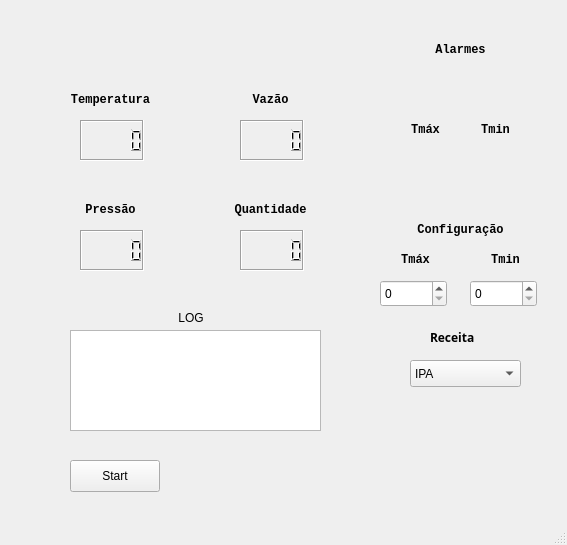
<?xml version="1.0" encoding="UTF-8"?>
<ui version="4.0">
 <class>MainWindow</class>
 <widget class="QMainWindow" name="MainWindow">
  <property name="geometry">
   <rect>
    <x>0</x>
    <y>0</y>
    <width>567</width>
    <height>545</height>
   </rect>
  </property>
  <property name="windowTitle">
   <string>EasyBrewing</string>
  </property>
  <widget class="QWidget" name="centralwidget">
   <widget class="QPushButton" name="startb">
    <property name="geometry">
     <rect>
      <x>70</x>
      <y>460</y>
      <width>90</width>
      <height>32</height>
     </rect>
    </property>
    <property name="text">
     <string>Start</string>
    </property>
   </widget>
   <widget class="QLCDNumber" name="temp">
    <property name="geometry">
     <rect>
      <x>80</x>
      <y>120</y>
      <width>64</width>
      <height>41</height>
     </rect>
    </property>
    <property name="autoFillBackground">
     <bool>false</bool>
    </property>
    <property name="frameShape">
     <enum>QFrame::Box</enum>
    </property>
    <property name="frameShadow">
     <enum>QFrame::Sunken</enum>
    </property>
   </widget>
   <widget class="QLabel" name="label">
    <property name="geometry">
     <rect>
      <x>60</x>
      <y>90</y>
      <width>101</width>
      <height>20</height>
     </rect>
    </property>
    <property name="font">
     <font>
      <family>Liberation Mono</family>
      <weight>75</weight>
      <bold>true</bold>
     </font>
    </property>
    <property name="text">
     <string>Temperatura</string>
    </property>
    <property name="alignment">
     <set>Qt::AlignCenter</set>
    </property>
   </widget>
   <widget class="QLCDNumber" name="pressure">
    <property name="geometry">
     <rect>
      <x>80</x>
      <y>230</y>
      <width>64</width>
      <height>41</height>
     </rect>
    </property>
    <property name="frameShadow">
     <enum>QFrame::Sunken</enum>
    </property>
   </widget>
   <widget class="QLabel" name="label_2">
    <property name="geometry">
     <rect>
      <x>60</x>
      <y>200</y>
      <width>101</width>
      <height>20</height>
     </rect>
    </property>
    <property name="font">
     <font>
      <family>Liberation Mono</family>
      <weight>75</weight>
      <bold>true</bold>
     </font>
    </property>
    <property name="text">
     <string>Pressão</string>
    </property>
    <property name="alignment">
     <set>Qt::AlignCenter</set>
    </property>
   </widget>
   <widget class="QLCDNumber" name="flow">
    <property name="geometry">
     <rect>
      <x>240</x>
      <y>120</y>
      <width>64</width>
      <height>41</height>
     </rect>
    </property>
    <property name="frameShadow">
     <enum>QFrame::Sunken</enum>
    </property>
   </widget>
   <widget class="QLabel" name="label_3">
    <property name="geometry">
     <rect>
      <x>220</x>
      <y>90</y>
      <width>101</width>
      <height>20</height>
     </rect>
    </property>
    <property name="font">
     <font>
      <family>Liberation Mono</family>
      <weight>75</weight>
      <bold>true</bold>
     </font>
    </property>
    <property name="text">
     <string>Vazão</string>
    </property>
    <property name="alignment">
     <set>Qt::AlignCenter</set>
    </property>
   </widget>
   <widget class="QLCDNumber" name="quant">
    <property name="geometry">
     <rect>
      <x>240</x>
      <y>230</y>
      <width>64</width>
      <height>41</height>
     </rect>
    </property>
    <property name="frameShadow">
     <enum>QFrame::Sunken</enum>
    </property>
   </widget>
   <widget class="QLabel" name="label_4">
    <property name="geometry">
     <rect>
      <x>220</x>
      <y>200</y>
      <width>101</width>
      <height>20</height>
     </rect>
    </property>
    <property name="font">
     <font>
      <family>Liberation Mono</family>
      <weight>75</weight>
      <bold>true</bold>
     </font>
    </property>
    <property name="text">
     <string>Quantidade</string>
    </property>
    <property name="alignment">
     <set>Qt::AlignCenter</set>
    </property>
   </widget>
   <widget class="QTextEdit" name="textEdit">
    <property name="geometry">
     <rect>
      <x>70</x>
      <y>330</y>
      <width>251</width>
      <height>101</height>
     </rect>
    </property>
   </widget>
   <widget class="QLabel" name="label_5">
    <property name="geometry">
     <rect>
      <x>160</x>
      <y>310</y>
      <width>62</width>
      <height>15</height>
     </rect>
    </property>
    <property name="layoutDirection">
     <enum>Qt::LeftToRight</enum>
    </property>
    <property name="text">
     <string>LOG</string>
    </property>
    <property name="alignment">
     <set>Qt::AlignCenter</set>
    </property>
   </widget>
   <widget class="KLed" name="tmax_led">
    <property name="geometry">
     <rect>
      <x>410</x>
      <y>80</y>
      <width>31</width>
      <height>31</height>
     </rect>
    </property>
    <property name="state">
     <enum>KLed::Off</enum>
    </property>
    <property name="color">
     <color>
      <red>255</red>
      <green>0</green>
      <blue>0</blue>
     </color>
    </property>
   </widget>
   <widget class="KLed" name="tmin_led">
    <property name="geometry">
     <rect>
      <x>480</x>
      <y>80</y>
      <width>31</width>
      <height>31</height>
     </rect>
    </property>
    <property name="state">
     <enum>KLed::Off</enum>
    </property>
    <property name="color">
     <color>
      <red>85</red>
      <green>0</green>
      <blue>255</blue>
     </color>
    </property>
   </widget>
   <widget class="QLabel" name="label_6">
    <property name="geometry">
     <rect>
      <x>410</x>
      <y>40</y>
      <width>101</width>
      <height>20</height>
     </rect>
    </property>
    <property name="font">
     <font>
      <family>Liberation Mono</family>
      <weight>75</weight>
      <bold>true</bold>
     </font>
    </property>
    <property name="text">
     <string>Alarmes</string>
    </property>
    <property name="alignment">
     <set>Qt::AlignCenter</set>
    </property>
   </widget>
   <widget class="QLabel" name="label_7">
    <property name="geometry">
     <rect>
      <x>400</x>
      <y>120</y>
      <width>51</width>
      <height>20</height>
     </rect>
    </property>
    <property name="font">
     <font>
      <family>Liberation Mono</family>
      <weight>75</weight>
      <bold>true</bold>
     </font>
    </property>
    <property name="text">
     <string>Tmáx</string>
    </property>
    <property name="alignment">
     <set>Qt::AlignCenter</set>
    </property>
   </widget>
   <widget class="QLabel" name="label_8">
    <property name="geometry">
     <rect>
      <x>470</x>
      <y>120</y>
      <width>51</width>
      <height>20</height>
     </rect>
    </property>
    <property name="font">
     <font>
      <family>Liberation Mono</family>
      <weight>75</weight>
      <bold>true</bold>
     </font>
    </property>
    <property name="text">
     <string>Tmin</string>
    </property>
    <property name="alignment">
     <set>Qt::AlignCenter</set>
    </property>
   </widget>
   <widget class="QLabel" name="label_9">
    <property name="geometry">
     <rect>
      <x>410</x>
      <y>220</y>
      <width>101</width>
      <height>20</height>
     </rect>
    </property>
    <property name="font">
     <font>
      <family>Liberation Mono</family>
      <weight>75</weight>
      <bold>true</bold>
     </font>
    </property>
    <property name="text">
     <string>Configuração</string>
    </property>
    <property name="alignment">
     <set>Qt::AlignCenter</set>
    </property>
   </widget>
   <widget class="QSpinBox" name="tmax_set">
    <property name="geometry">
     <rect>
      <x>380</x>
      <y>280</y>
      <width>67</width>
      <height>27</height>
     </rect>
    </property>
   </widget>
   <widget class="QSpinBox" name="tmin_set">
    <property name="geometry">
     <rect>
      <x>470</x>
      <y>280</y>
      <width>67</width>
      <height>27</height>
     </rect>
    </property>
   </widget>
   <widget class="QLabel" name="label_10">
    <property name="geometry">
     <rect>
      <x>390</x>
      <y>250</y>
      <width>51</width>
      <height>20</height>
     </rect>
    </property>
    <property name="font">
     <font>
      <family>Liberation Mono</family>
      <weight>75</weight>
      <bold>true</bold>
     </font>
    </property>
    <property name="text">
     <string>Tmáx</string>
    </property>
    <property name="alignment">
     <set>Qt::AlignCenter</set>
    </property>
   </widget>
   <widget class="QLabel" name="label_11">
    <property name="geometry">
     <rect>
      <x>480</x>
      <y>250</y>
      <width>51</width>
      <height>20</height>
     </rect>
    </property>
    <property name="font">
     <font>
      <family>Liberation Mono</family>
      <weight>75</weight>
      <bold>true</bold>
     </font>
    </property>
    <property name="text">
     <string>Tmin</string>
    </property>
    <property name="alignment">
     <set>Qt::AlignCenter</set>
    </property>
   </widget>
   <widget class="QLabel" name="label_12">
    <property name="geometry">
     <rect>
      <x>430</x>
      <y>330</y>
      <width>62</width>
      <height>15</height>
     </rect>
    </property>
    <property name="font">
     <font>
      <family>Sans Serif</family>
      <weight>75</weight>
      <bold>true</bold>
     </font>
    </property>
    <property name="text">
     <string>Receita</string>
    </property>
   </widget>
   <widget class="QComboBox" name="comboBox">
    <property name="geometry">
     <rect>
      <x>410</x>
      <y>360</y>
      <width>111</width>
      <height>27</height>
     </rect>
    </property>
    <item>
     <property name="text">
      <string>IPA</string>
     </property>
    </item>
    <item>
     <property name="text">
      <string>Weiss</string>
     </property>
    </item>
    <item>
     <property name="text">
      <string>RED</string>
     </property>
    </item>
    <item>
     <property name="text">
      <string>Belgiun</string>
     </property>
    </item>
    <item>
     <property name="text">
      <string>Pilsen</string>
     </property>
    </item>
   </widget>
  </widget>
  <widget class="QMenuBar" name="menubar">
   <property name="geometry">
    <rect>
     <x>0</x>
     <y>0</y>
     <width>567</width>
     <height>23</height>
    </rect>
   </property>
  </widget>
  <widget class="QStatusBar" name="statusbar"/>
 </widget>
 <customwidgets>
  <customwidget>
   <class>KLed</class>
   <extends>QWidget</extends>
   <header>kled.h</header>
  </customwidget>
 </customwidgets>
 <resources/>
 <connections/>
</ui>
